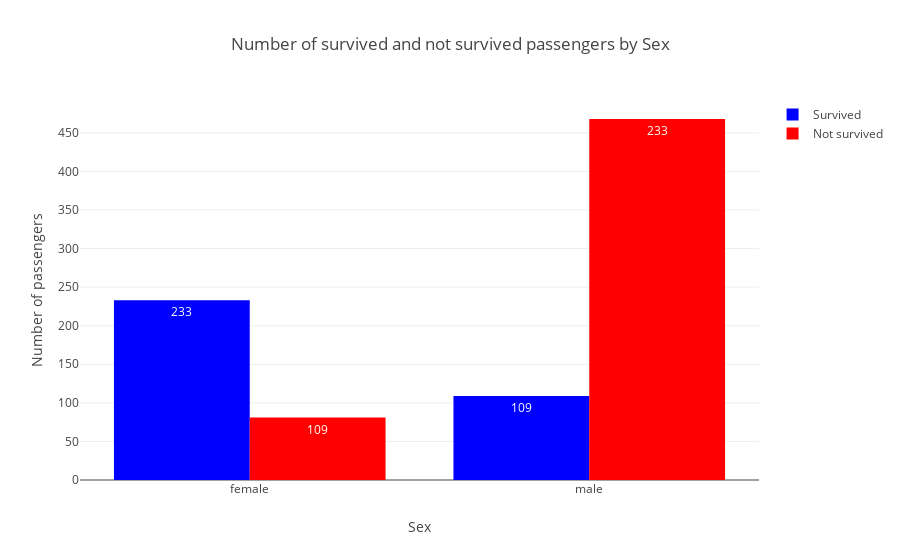

Notebook cell for this chart:
### Code cell
plot_survived_bar(get_survived_categories(train_df,'Sex'), 'Sex')

### Figure 1 — Plotly figure (JSON) as saved in the notebook; plotly's stock layout.template omitted (floating-point values rounded to 4 significant figures)
{"data": [{"marker": {"color": "Blue"}, "name": "Survived", "text": [233, 109], "type": "bar", "x": ["female", "male"], "y": [233, 109]}, {"marker": {"color": "Red"}, "name": "Not survived", "text": [233, 109], "type": "bar", "x": ["male", "female"], "y": [468, 81]}], "layout": {"hovermode": "closest", "title": "Number of survived and not survived passengers by Sex", "xaxis": {"showticklabels": true, "title": "Sex"}, "yaxis": {"title": "Number of passengers"}}}
